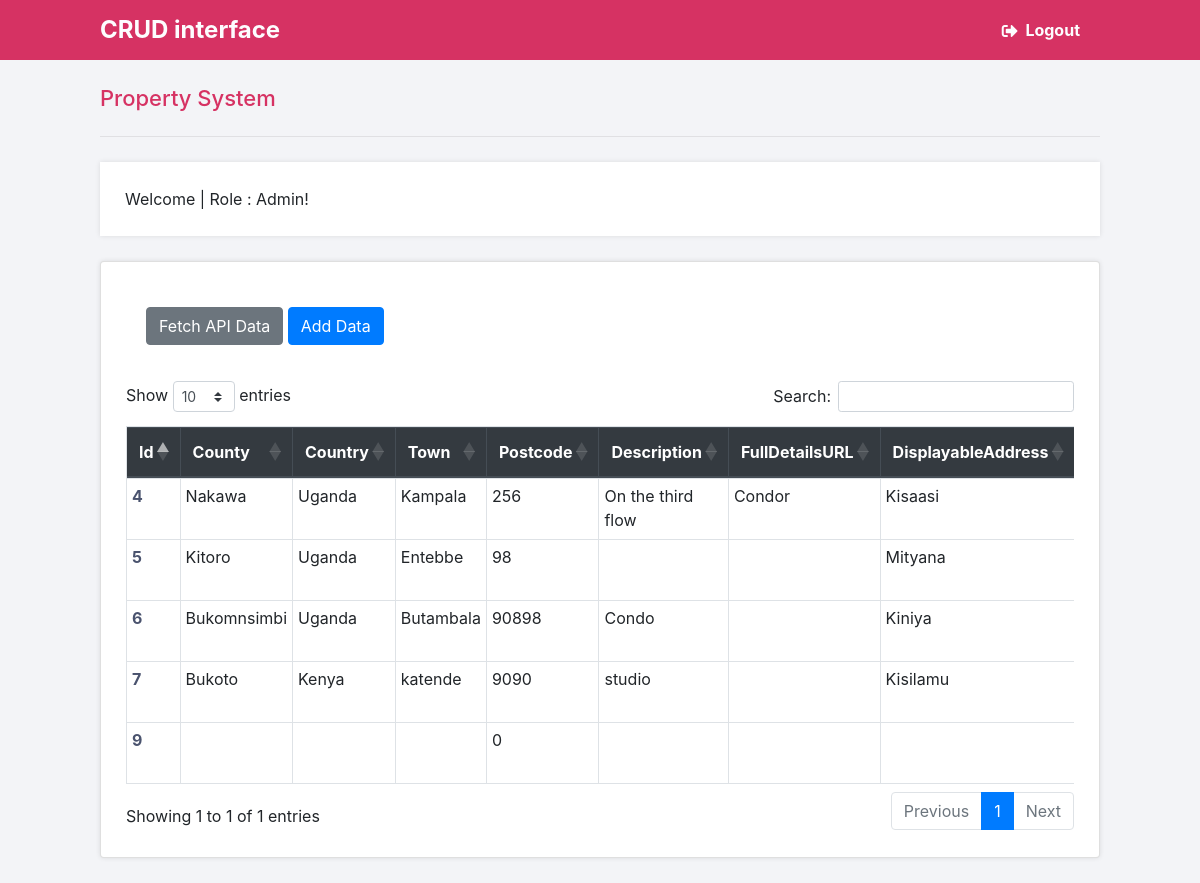
Screenshot of /asegadb.php (signed in) with the database file from the repository.
### tables this page shows
CREATE TABLE `data` (
  `Id` int(11) NOT NULL,
  `County` text NOT NULL,
  `Country` text NOT NULL,
  `Town` text NOT NULL,
  `Postcode` int(20) NOT NULL,
  `Description` text NOT NULL,
  `FullDetailsURL` varchar(50) NOT NULL,
  `DisplayableAddress` varchar(50) NOT NULL,
  `Image` blob NOT NULL,
  `ImageURL` varchar(50) NOT NULL,
  `ThumbnailURL` varchar(50) NOT NULL,
  `Latitude` int(50) NOT NULL,
  `Longitude` int(50) NOT NULL,
  `Numberofbedrooms` int(50) NOT NULL,
  `Numberofbathrooms` int(50) NOT NULL,
  `Price` int(50) NOT NULL,
  `PropertyType` varchar(50) NOT NULL,
  `ForSale_ForRent` varchar(20) NOT NULL
);

### asegadb.php (the view, shortened to what this page needs)
<!DOCTYPE html>
<html>
	<head>
		<link href="style.css" rel="stylesheet" type="text/css">
        <link rel="stylesheet" href="https://use.fontawesome.com/releases/v5.7.1/css/all.css">
        <link rel="stylesheet" href="https://stackpath.bootstrapcdn.com/bootstrap/4.5.0/css/bootstrap.min.css">
        <link rel="stylesheet" href="https://cdn.datatables.net/1.10.21/css/dataTables.bootstrap4.min.css">
    </head>
	<body class="loggedin">
		<nav class="navtop">
			<div>
				<h1> CRUD interface</h1>
				<a href="logout.php"><i class="fas fa-sign-out-alt"></i>Logout</a>
			</div>
		</nav>
		<div class="content">
			<h2>Property System </h2>
            <p>Welcome | Role : <?=$_SESSION['name']?>!</p>
            <div class="card">
                <div class=card-body>
                    <button type="button" class="btn btn-secondary" data-toggle="modal" data-target="#getData">
                        Fetch API Data
                    </button>
                    <button type="button" class="btn btn-primary" data-toggle="modal" data-target="#propertyData">
                        Add Data
                    </button>
                </div>
                <?php
                    $conn = mysqli_connect("localhost","Admin","");
                    $query = "SELECT * FROM data";
                    $query_run = mysqli_query($conn, $query);
                ?>
                <div class="table-responsive">
                <table class="table">
                <table id= "dbdatatable" class="table table-bordered">
                        <thead class="thead-dark">
                            <tr>
                                <th scope="col">Id</th>
                                <th scope="col">County</th>
                                <th scope="col">Country</th>
                                <th scope="col">Town</th>
                                <th scope="col">Postcode</th>
                                <th scope="col">Description</th>
                                <th scope="col">FullDetailsURL</th>
                                <th scope="col">DisplayableAddress</th>
                            </tr>
                        </thead>
                <?php
                if($query_run)
                {
                    foreach($query_run as $row)
                    {
                ?>
                        <tbody>
                            <tr>
                                <td><?php echo $row['Id']; ?></td>
                                <td><?php echo $row['County']; ?></td>
                                <td><?php echo $row['Country']; ?></td>
                                <td><?php echo $row['Town']; ?></td>
                                <td><?php echo $row['Postcode']; ?></td>
                                <td><?php echo $row['Description']; ?></td>
                                <td><?php echo $row['FullDetailsURL']; ?></td>
                                <td><?php echo $row['DisplayableAddress']; ?></td>
                            </tr>
                        </tbody>
                <?php
                    }
                }
                else{
                    echo "No Record Found";
                }
                ?>
                    </table>
            </div>
    </body>
</html>

### style.css (style rules this page uses)
* { box-sizing: border-box; font-family: -apple-system, BlinkMacSystemFont, "segoe ui", roboto, oxygen, ubuntu, cantarell, "fira sans", "droid sans", "helvetica neue", Arial, sans-serif; font-size: 16px; -webkit-font-smoothing: antialiased; -moz-osx-font-smoothing: grayscale; }
body { background-color: #e7ecec; }
.navtop { background-color: #d63263; height: 60px; width: 100%; border: 0; }
.navtop div { display: flex; margin: 0 auto; width: 1000px; height: 100%; }
.navtop div h1, .navtop div a { display: inline-flex; align-items: center; }
.navtop div h1 { flex: 1; font-size: 24px; padding: 0; margin: 0; color: #fdfdff; font-weight: bold; }
.navtop div a { padding: 0 20px; text-decoration: none; color: #fdfdff; font-weight: bold; }
.navtop div a i { padding: 2px 8px 0 0; }
body.loggedin { background-color: #f3f4f7; }
.content { width: 1000px; margin: 0 auto; }
.content h2 { margin: 0; padding: 25px 0; font-size: 22px; border-bottom: 1px solid #e0e0e3; color: #d63263; }
.content > p, .content > div { box-shadow: 0 0 5px 0 rgba(0, 0, 0, 0.1); margin: 25px 0; padding: 25px; background-color: #fff; }
.content > p table td, .content > div table td { padding: 5px; }
.content > p table td:first-child, .content > div table td:first-child { font-weight: bold; color: #4a536e; padding-right: 15px; }

### rows the page displays
data: Id "4", County "Nakawa", Country "Uganda", Town "Kampala", Postcode "256", Description "On the third flow", FullDetailsURL "Condor", DisplayableAddress "Kisaasi"
data: Id "5", County "Kitoro", Country "Uganda", Town "Entebbe", Postcode "98", DisplayableAddress "Mityana"
data: Id "6", County "Bukomnsimbi", Country "Uganda", Town "Butambala", Postcode "90898", Description "Condo", DisplayableAddress "Kiniya"
data: Id "7", County "Bukoto", Country "Kenya", Town "katende", Postcode "9090", Description "studio", DisplayableAddress "Kisilamu"
data: Id "9", Postcode "0"

### other values shown
$_SESSION['name'] "Admin"
